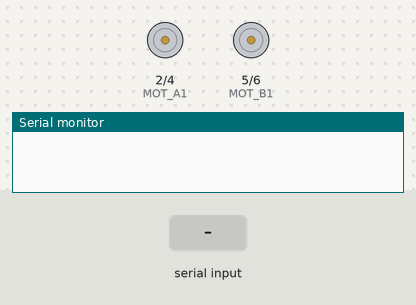
A sketch run on a simulated Arduino Uno, built with avr-gcc and run on an emulated ATmega328P. Parts: motor-driver pin pairs drawn as motors (green arrow = first pin HIGH = forward, orange = second pin HIGH = backward, longer = more drive, scaled by the enable pin), the last lines printed to the serial monitor. The inputs (shaded band) are chosen by the test bench.

Above: at 1.2 s.
1.3 s: "f" received over Serial
At 1.55 s:
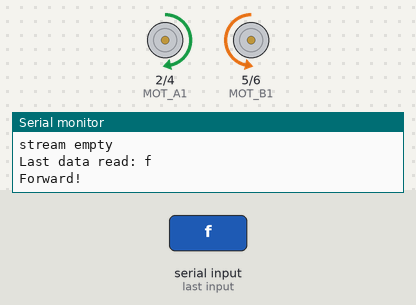
3.3 s: "b" received over Serial
At 3.55 s:
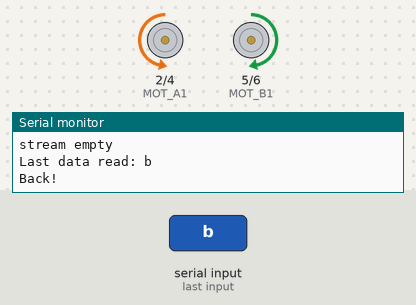
5.3 s: "r" received over Serial
At 5.55 s:
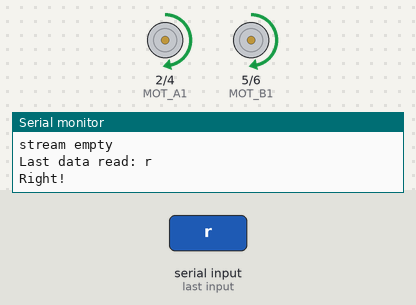
7.3 s: "l" received over Serial
At 7.7 s:
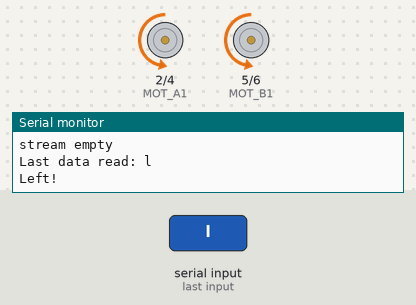
Timing chart, 0 to 10.3 s (numbered marks = the images above; inputs shaded):
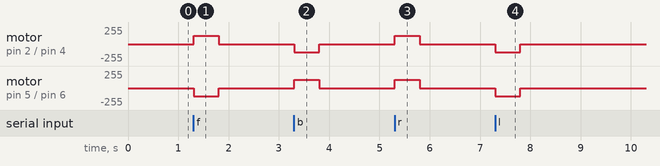

Measured:
- after the input at 1.3 s, motor on pin 2 (MOT_A1) / pin 4 (MOT_A2): stopped → forward 125/255 at once, → stopped 0.50 s later; motor on pin 5 (MOT_B1) / pin 6 (MOT_B2): stopped → backward 125/255 at once, → stopped 0.50 s later
- after the input at 3.3 s, motor on pin 2 (MOT_A1) / pin 4 (MOT_A2): stopped → backward 125/255 at once, → stopped 0.50 s later; motor on pin 5 (MOT_B1) / pin 6 (MOT_B2): stopped → forward 125/255 at once, → stopped 0.50 s later
- after the input at 5.3 s, motor on pin 2 (MOT_A1) / pin 4 (MOT_A2), motor on pin 5 (MOT_B1) / pin 6 (MOT_B2): stopped → forward 125/255 at once, → stopped 0.50 s later
- after the input at 7.3 s, motor on pin 2 (MOT_A1) / pin 4 (MOT_A2), motor on pin 5 (MOT_B1) / pin 6 (MOT_B2): stopped → backward 125/255 at once, → stopped 0.50 s later

The sketch:

LetsRobotDCMotors.ino
```cpp
#include "simple_hbridge.h"

int fspeed= 200;                        /// The "full" speed the motors are allowed to run at normally.
int hspeed = 125;                       /// The "half" speed the motors will run at.
int bspeed = fspeed + 55;               /// The "boost" speed the motors will run at under special circumstances.
int cspeed = fspeed;                    /// The current speed the motors are set to run at.
int bufferSize = 0;
long finishCommandTimestamp = 0;        /// The program time at which the motors will stop on their own.
long finishBoostTimestamp = 0;          /// The program time at which the speed boost will expire.
long currentTimestamp = 0;              /// The current program time.

void setup() {
    Serial.begin(9600);
    init_motors();
    finishCommandTimestamp = millis();
    currentTimestamp = millis();
}

void loop()
{
    currentTimestamp = millis();

    if (currentTimestamp >= finishCommandTimestamp)
    {
        left_motor(0);
        right_motor(0);
    }

    if (currentTimestamp >= finishBoostTimestamp)
    {
        cspeed = hspeed;
    }

    if (Serial.available())
    {
        char inByte = Serial.read();
        delay(2);

        if (Serial.available()) Serial.println("still stuff in the serial stream");
        else Serial.println("stream empty");

        while (Serial.available()) {
            char tempByte = Serial.read();
            delay(2);
            if (tempByte != 10 && tempByte != 13) inByte = tempByte;  // Keep reading bytes until you have the last one.
        }

        Serial.println("Last data read: "+(String)inByte);

        switch (inByte)
        {
            //______________Motors______________
            case 'f': // forward
                Serial.println("Forward!");
                left_motor(cspeed);
                right_motor(cspeed);
                reset_ending_timestamp();
                break;
            case 'b': // back
                Serial.println("Back!");
                left_motor(-cspeed);
                right_motor(-cspeed);
                reset_ending_timestamp();
                break;
            case 'r': // right
                Serial.println("Right!");
                left_motor(cspeed);
                right_motor(-hspeed);
                reset_ending_timestamp();
                break;
            case 'l': // left
                Serial.println("Left!");
                left_motor(-hspeed);
                right_motor(cspeed);
                reset_ending_timestamp();
                break;
            case 's': // stop
                Serial.println("Stop!!"); // For debugging only. The pi does not send this.
                left_motor(0);
                right_motor(0);
                reset_ending_timestamp();
                break;
            case 't': // BOOST!
                Serial.println("BOOST!!!");
                cspeed = bspeed;
                set_boost_timestamp(60);
                break;
            default:
                delay(10);
        }
    }
}

void reset_ending_timestamp()
/**
 * Sets how time at which the motors will stop on their own, if no command is received.
 */
{
    finishCommandTimestamp = millis() + 500;
}

void set_boost_timestamp(int sec)
/**
 * Sets the time at which the speed boost will expire.
 * @param sec The number of seconds the speed boost will run.
 */
{
    finishBoostTimestamp = millis() + sec * 1000;
}
```

simple_hbridge.h
```cpp
#define MOT_A1 2
#define MOT_A2 4
#define MOT_B1 5
#define MOT_B2 6
#define PWM_A 3
#define PWM_B 11

void init_motors();
void test();
void left_motor(int speed);
void right_motor(int speed);

void init_motors() {
  pinMode(MOT_A1, OUTPUT);
  pinMode(MOT_A2, OUTPUT);
  pinMode(MOT_B1, OUTPUT);
  pinMode(MOT_B2, OUTPUT);
  pinMode(PWM_A, OUTPUT);
  pinMode(PWM_B, OUTPUT);
}

void test() {
  Serial.println("Left motor half speed, right motor stopped");
  left_motor(128);
  right_motor(0);
  delay(3000);

  Serial.println("Right motor half speed, left motor stopped");
  left_motor(0);
  right_motor(128);
  delay(3000);

  Serial.println("Right motor half speed reverse, left motor stop");
  left_motor(0);
  right_motor(-128);
  delay(3000);

  Serial.println("Left motor half speed reverse, right motor stop");
  left_motor(-128);
  right_motor(0);
  delay(3000);

  Serial.println("Full stop");
  left_motor(0);
  right_motor(0);
  delay(3000);
}


void left_motor(int speed) {
  if (speed > 255) speed = 255;
  if (speed < -255) speed = -255;
  if (speed > 0) {
    digitalWrite(MOT_A1, HIGH);
    digitalWrite(MOT_A2, LOW);
  } else {
    digitalWrite(MOT_A1, LOW);
    digitalWrite(MOT_A2, HIGH);
  }
  analogWrite(PWM_A, abs(speed));
}

void right_motor(int speed) {
  if (speed > 255) speed = 255;
  if (speed < -255) speed = -255;
  if (speed > 0) {
    digitalWrite(MOT_B1, LOW);
    digitalWrite(MOT_B2, HIGH);
  } else {
    digitalWrite(MOT_B1, HIGH);
    digitalWrite(MOT_B2, LOW);
  }
  analogWrite(PWM_B, abs(speed));
}
```
